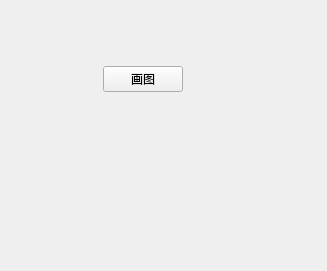
<?xml version="1.0" encoding="UTF-8"?>
<ui version="4.0">
 <class>Widget</class>
 <widget class="QWidget" name="Widget">
  <property name="geometry">
   <rect>
    <x>0</x>
    <y>0</y>
    <width>327</width>
    <height>271</height>
   </rect>
  </property>
  <property name="windowTitle">
   <string>Widget</string>
  </property>
  <layout class="QGridLayout" name="gridLayout">
   <item row="0" column="1">
    <spacer name="verticalSpacer_2">
     <property name="orientation">
      <enum>Qt::Vertical</enum>
     </property>
     <property name="sizeHint" stdset="0">
      <size>
       <width>20</width>
       <height>44</height>
      </size>
     </property>
    </spacer>
   </item>
   <item row="1" column="0">
    <spacer name="horizontalSpacer">
     <property name="orientation">
      <enum>Qt::Horizontal</enum>
     </property>
     <property name="sizeHint" stdset="0">
      <size>
       <width>83</width>
       <height>20</height>
      </size>
     </property>
    </spacer>
   </item>
   <item row="1" column="1">
    <widget class="QPushButton" name="pushButton">
     <property name="text">
      <string>画图</string>
     </property>
    </widget>
   </item>
   <item row="1" column="2">
    <spacer name="horizontalSpacer_2">
     <property name="orientation">
      <enum>Qt::Horizontal</enum>
     </property>
     <property name="sizeHint" stdset="0">
      <size>
       <width>133</width>
       <height>20</height>
      </size>
     </property>
    </spacer>
   </item>
   <item row="2" column="1">
    <spacer name="verticalSpacer">
     <property name="orientation">
      <enum>Qt::Vertical</enum>
     </property>
     <property name="sizeHint" stdset="0">
      <size>
       <width>20</width>
       <height>168</height>
      </size>
     </property>
    </spacer>
   </item>
  </layout>
 </widget>
 <resources/>
 <connections/>
</ui>
